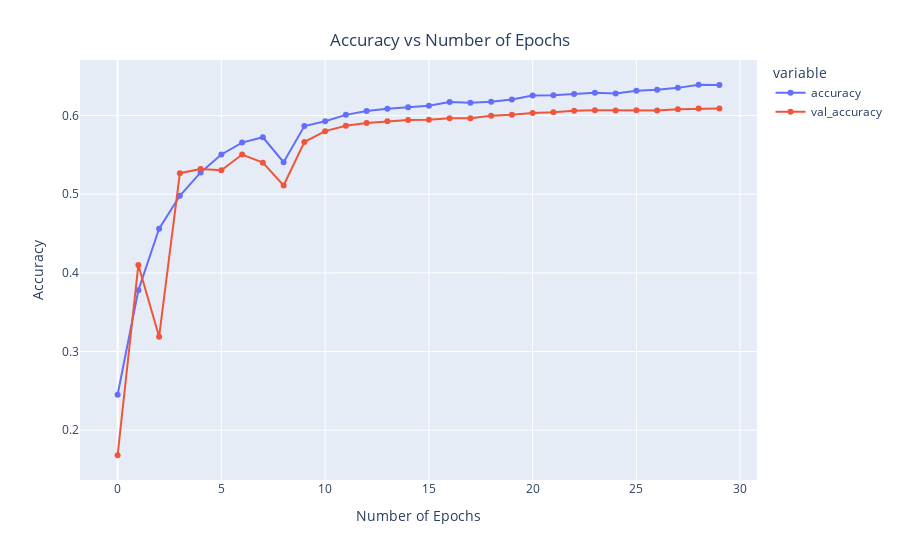

Notebook cell for this chart:
### Markdown cell above
## Training plots

### Code cell
x = px.line(data_frame= history , y= ["accuracy" , "val_accuracy"] ,markers = True)
x.update_xaxes(title="Number of Epochs")
x.update_yaxes(title = "Accuracy")
x.update_layout(showlegend = True,
    title = {
        'text': 'Accuracy vs Number of Epochs',
        'y':0.94,
        'x':0.5,
        'xanchor': 'center',
        'yanchor': 'top'})
x.show()

### Figure 1 — Plotly figure (JSON) as saved in the notebook; plotly's stock layout.template omitted (floating-point values rounded to 4 significant figures)
{"data": [{"hovertemplate": "variable=accuracy<br>index=%{x}<br>value=%{y}<extra></extra>", "legendgroup": "accuracy", "line": {"color": "#636efa", "dash": "solid"}, "marker": {"symbol": "circle"}, "mode": "lines+markers", "name": "accuracy", "orientation": "v", "showlegend": true, "type": "scatter", "x": [0, 1, 2, 3, 4, 5, 6, 7, 8, 9, 10, 11, 12, 13, 14, 15, 16, 17, 18, 19, 20, 21, 22, 23, 24, 25, 26, 27, 28, 29], "xaxis": "x", "y": [0.245, 0.3777, 0.456, 0.4981, 0.5277, 0.5505, 0.5656, 0.5724, 0.5407, 0.5867, 0.5928, 0.6009, 0.6058, 0.6088, 0.6105, 0.6125, 0.6172, 0.6162, 0.6176, 0.6203, 0.6255, 0.6258, 0.6276, 0.6289, 0.628, 0.6315, 0.6328, 0.6352, 0.6392, 0.6389], "yaxis": "y"}, {"hovertemplate": "variable=val_accuracy<br>index=%{x}<br>value=%{y}<extra></extra>", "legendgroup": "val_accuracy", "line": {"color": "#EF553B", "dash": "solid"}, "marker": {"symbol": "circle"}, "mode": "lines+markers", "name": "val_accuracy", "orientation": "v", "showlegend": true, "type": "scatter", "x": [0, 1, 2, 3, 4, 5, 6, 7, 8, 9, 10, 11, 12, 13, 14, 15, 16, 17, 18, 19, 20, 21, 22, 23, 24, 25, 26, 27, 28, 29], "xaxis": "x", "y": [0.1681, 0.41, 0.3188, 0.5267, 0.5321, 0.5304, 0.5504, 0.5401, 0.5112, 0.5663, 0.5802, 0.587, 0.5907, 0.5929, 0.5943, 0.5948, 0.5966, 0.5966, 0.5999, 0.6009, 0.6034, 0.6041, 0.6062, 0.6067, 0.6065, 0.6069, 0.6065, 0.6079, 0.609, 0.6091], "yaxis": "y"}], "layout": {"legend": {"title": {"text": "variable"}, "tracegroupgap": 0}, "margin": {"t": 60}, "showlegend": true, "title": {"text": "Accuracy vs Number of Epochs", "x": 0.5, "xanchor": "center", "y": 0.94, "yanchor": "top"}, "xaxis": {"anchor": "y", "domain": [0, 1], "title": {"text": "Number of Epochs"}}, "yaxis": {"anchor": "x", "domain": [0, 1], "title": {"text": "Accuracy"}}}}
